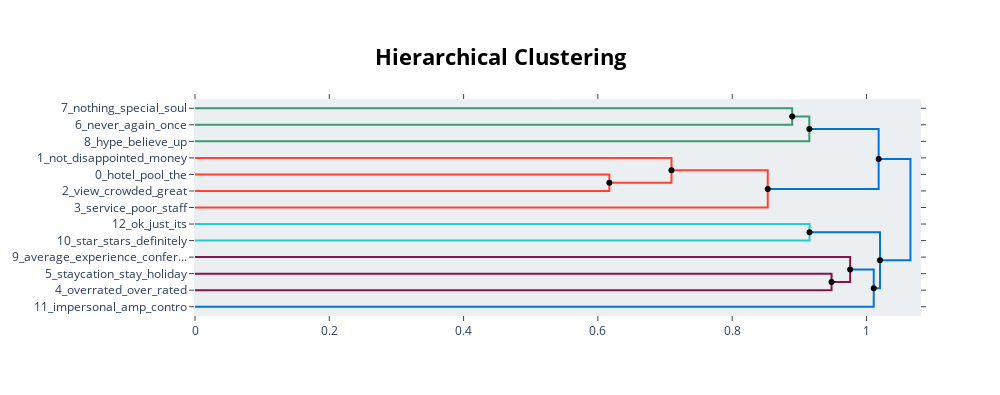

Notebook source saved alongside this figure:
### Code cell
hierarchical_topics = topic_model.hierarchical_topics(sample_content_3)
topic_model.visualize_hierarchy(hierarchical_topics=hierarchical_topics)

# Now this is Clustered Data - Generally into complaints about Service, The hotel being Overrated and Not having much to do
# These clusterings are then mapped much more clearly using the code below

### Figure 1 — Plotly figure (JSON) as saved in the notebook; plotly's stock layout.template omitted (floating-point values rounded to 4 significant figures)
{"data": [{"hoverinfo": "text", "marker": {"color": "rgb(61,153,112)"}, "mode": "lines", "text": ["nothing_special_soul_no_about", "", "", "never_again_once_night_done"], "type": "scatter", "x": [0, 0.8894, 0.8894, 0], "xaxis": "x", "y": [-5, -5, -15, -15], "yaxis": "y"}, {"hoverinfo": "text", "marker": {"color": "rgb(61,153,112)"}, "mode": "lines", "text": ["never_again_once_nothing_night", "", "", "hype_believe_up_the_hyped"], "type": "scatter", "x": [0.8894, 0.9149, 0.9149, 0], "xaxis": "x", "y": [-10, -10, -25, -25], "yaxis": "y"}, {"hoverinfo": "text", "marker": {"color": "rgb(255,65,54)"}, "mode": "lines", "text": ["hotel_pool_the_marina_is", "", "", "view_crowded_great_views_but"], "type": "scatter", "x": [0, 0.6171, 0.6171, 0], "xaxis": "x", "y": [-45, -45, -55, -55], "yaxis": "y"}, {"hoverinfo": "text", "marker": {"color": "rgb(255,65,54)"}, "mode": "lines", "text": ["not_disappointed_money_experience_worth", "", "", "hotel_pool_the_great_but"], "type": "scatter", "x": [0, 0.7096, 0.7096, 0.6171], "xaxis": "x", "y": [-35, -35, -50, -50], "yaxis": "y"}, {"hoverinfo": "text", "marker": {"color": "rgb(255,65,54)"}, "mode": "lines", "text": ["hotel_pool_the_not_but", "", "", "service_poor_staff_customer_and"], "type": "scatter", "x": [0.7096, 0.853, 0.853, 0], "xaxis": "x", "y": [-42.5, -42.5, -65, -65], "yaxis": "y"}, {"hoverinfo": "text", "marker": {"color": "rgb(0,116,217)"}, "mode": "lines", "text": ["hype_never_again_nothing_once", "", "", "hotel_pool_the_service_not"], "type": "scatter", "x": [0.9149, 1.018, 1.018, 0.853], "xaxis": "x", "y": [-17.5, -17.5, -53.75, -53.75], "yaxis": "y"}, {"hoverinfo": "text", "marker": {"color": "rgb(35,205,205)"}, "mode": "lines", "text": ["ok_just_its_guess_alright", "", "", "star_stars_definitely_not_35"], "type": "scatter", "x": [0, 0.9152, 0.9152, 0], "xaxis": "x", "y": [-75, -75, -85, -85], "yaxis": "y"}, {"hoverinfo": "text", "marker": {"color": "rgb(133,20,75)"}, "mode": "lines", "text": ["staycation_stay_holiday_disappointing_weekend", "", "", "overrated_over_rated_overpriced_overhyped"], "type": "scatter", "x": [0, 0.948, 0.948, 0], "xaxis": "x", "y": [-105, -105, -115, -115], "yaxis": "y"}, {"hoverinfo": "text", "marker": {"color": "rgb(133,20,75)"}, "mode": "lines", "text": ["average_experience_conference_strictly_returns", "", "", "overrated_over_rated_stay_staycation"], "type": "scatter", "x": [0, 0.9758, 0.9758, 0.948], "xaxis": "x", "y": [-95, -95, -110, -110], "yaxis": "y"}, {"hoverinfo": "text", "marker": {"color": "rgb(0,116,217)"}, "mode": "lines", "text": ["overrated_over_stay_rated_staycation", "", "", "impersonal_amp_contro_mr_act"], "type": "scatter", "x": [0.9758, 1.011, 1.011, 0], "xaxis": "x", "y": [-102.5, -102.5, -125, -125], "yaxis": "y"}, {"hoverinfo": "text", "marker": {"color": "rgb(0,116,217)"}, "mode": "lines", "text": ["ok_star_stars_not_definitely", "", "", "overrated_over_stay_rated_staycation"], "type": "scatter", "x": [0.9152, 1.02, 1.02, 1.011], "xaxis": "x", "y": [-80, -80, -113.8, -113.8], "yaxis": "y"}, {"hoverinfo": "text", "marker": {"color": "rgb(0,116,217)"}, "mode": "lines", "text": ["the_hotel_pool_not_service", "", "", "overrated_stay_over_rated_staycation"], "type": "scatter", "x": [1.018, 1.066, 1.066, 1.02], "xaxis": "x", "y": [-35.62, -35.62, -96.88, -96.88], "yaxis": "y"}, {"hoverinfo": "text", "hovertext": ["never_again_once_nothing_night", "hotel_pool_the_not_but", "hype_never_again_nothing_once", "overrated_over_stay_rated_staycation", "ok_star_stars_not_definitely", "the_hotel_pool_not_service"], "marker": {"color": "black"}, "mode": "markers", "showlegend": false, "type": "scatter", "x": [0.8894, 0.7096, 0.9149, 0.9758, 0.9152, 1.018], "y": [-10, -42.5, -17.5, -102.5, -80, -35.62]}, {"hoverinfo": "text", "hovertext": ["hotel_pool_the_great_but", "hotel_pool_the_service_not", "overrated_over_rated_stay_staycation", "overrated_over_stay_rated_staycation", "overrated_stay_over_rated_staycation"], "marker": {"color": "black"}, "mode": "markers", "showlegend": false, "type": "scatter", "x": [0.6171, 0.853, 0.948, 1.011, 1.02], "y": [-50, -53.75, -110, -113.8, -96.88]}], "layout": {"autosize": false, "height": 395, "hoverlabel": {"bgcolor": "white", "font": {"family": "Rockwell", "size": 16}}, "hovermode": "closest", "plot_bgcolor": "#ECEFF1", "showlegend": false, "title": {"font": {"color": "Black", "size": 22}, "text": "<b>Hierarchical Clustering</b>", "x": 0.5, "xanchor": "center", "yanchor": "top"}, "width": 1000, "xaxis": {"mirror": "allticks", "rangemode": "tozero", "showgrid": false, "showline": true, "showticklabels": true, "ticks": "outside", "type": "linear", "zeroline": false}, "yaxis": {"mirror": "allticks", "range": [-130, 0], "rangemode": "tozero", "showgrid": false, "showline": true, "showticklabels": true, "tickmode": "array", "ticks": "outside", "ticktext": ["7_nothing_special_soul", "6_never_again_once", "8_hype_believe_up", "1_not_disappointed_money", "0_hotel_pool_the", "2_view_crowded_great", "3_service_poor_staff", "12_ok_just_its", "10_star_stars_definitely", "9_average_experience_confer...", "5_staycation_stay_holiday", "4_overrated_over_rated", "11_impersonal_amp_contro"], "tickvals": [-5, -15, -25, -35, -45, -55, -65, -75, -85, -95, -105, -115, -125], "type": "linear", "zeroline": false}}}
